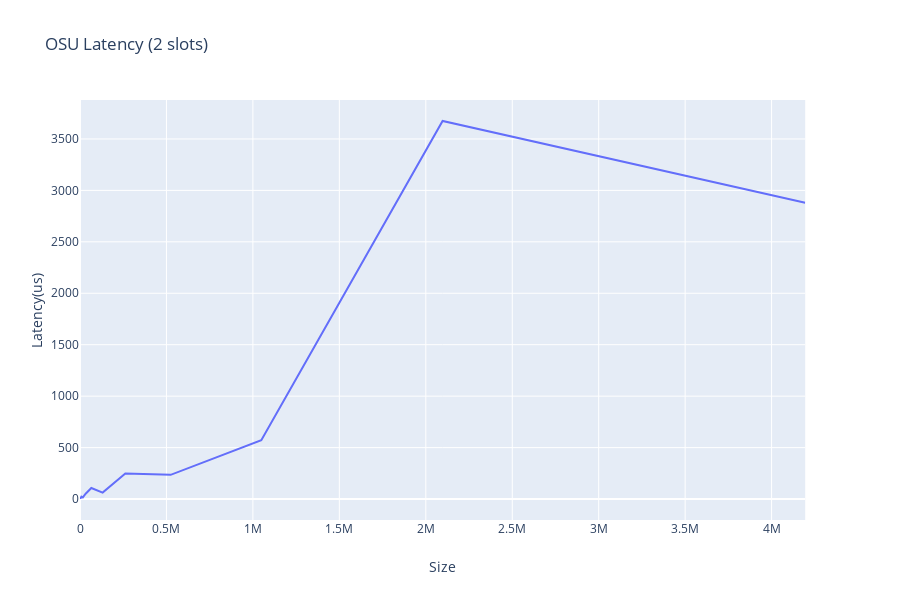

Notebook code cell kept with this figure:
### Markdown cell above
On this graphic we can see the osu_bw benchmark. On very short message sizes we achieve around 500 to 1000 MB/s. Then, the bandwidth increases until a size of 262144 Bytes is reached. After a short dip in bandwidth performance at around .5MB, we see an increase up to over 2500 MB/s. Only after a size of 2MB do we see a decrease in bandwidth. At 4MB we achieve a little under 1000 MB/s.

### Code cell
osu_lat_df = parse_benchmark_output("benchmark/osu_latency.out", 'Size', 'Latency(us)')
osu_bw_df.to_csv('benchmark/osu_latency.out.csv', sep='\t', encoding='utf-8')
fig = px.line(osu_lat_df, x='Size', y='Latency(us)', title='OSU Latency (2 slots)')
fig.show()
# This will only work with plotly orca installed
pio.write_image(fig, "benchmark/osu_lat_linechart.png")

### Figure 1 — Plotly figure (JSON) as saved in the notebook; plotly's stock layout.template omitted (floating-point values rounded to 4 significant figures)
{"data": [{"hoverlabel": {"namelength": 0}, "hovertemplate": "Size=%{x}<br>Latency(us)=%{y}", "legendgroup": "", "line": {"color": "#636efa", "dash": "solid"}, "mode": "lines", "name": "", "showlegend": false, "type": "scatter", "x": ["0", "1", "2", "4", "8", "16", "32", "64", "128", "256", "512", "1024", "2048", "4096", "8192", "16384", "32768", "65536", "131072", "262144", "524288", "1048576", "2097152", "4194304"], "xaxis": "x", "y": ["0.40", "2.24", "9.39", "1.24", "1.44", "3.56", "4.36", "5.06", "4.18", "1.32", "5.91", "6.96", "2.61", "9.36", "23.83", "15.20", "51.31", "107.30", "62.61", "247.94", "235.04", "571.97", "3674.33", "2879.25"], "yaxis": "y"}], "layout": {"height": 600, "legend": {"tracegroupgap": 0}, "title": {"text": "OSU Latency (2 slots)"}, "xaxis": {"anchor": "y", "domain": [0, 0.98], "title": {"text": "Size"}}, "yaxis": {"anchor": "x", "domain": [0, 1], "title": {"text": "Latency(us)"}}}}
